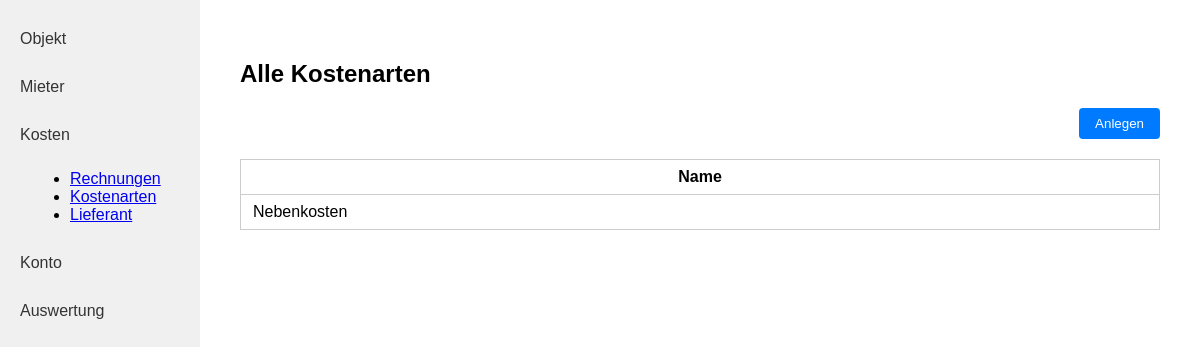
/kostenarten/, run on an earlier commit of the app's database.
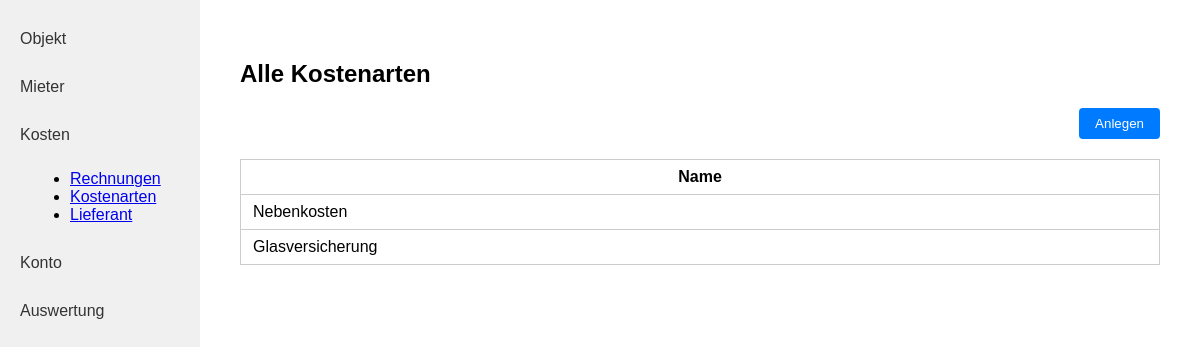
And on a later commit of the database.
### kostenpruefung_mietobjekte_app/models.py (models this page shows, shortened)
class Rechnungsart(models.Model):
    created_by = models.ForeignKey(User, on_delete=models.CASCADE, related_name="rechnungsarten_created", null=True, blank=True)
    name = models.CharField(max_length=255)

### kostenpruefung_mietobjekte_app/views.py (the view)
# urls.py: path('kostenarten/', kostenarten, name='kostenarten'),
def kostenarten(request):
    kostenarten = Rechnungsart.objects.all()
    return render(request, 'kostenpruefung_mietobjekte_app/kostenarten.html', {'kostenarten': kostenarten})

### kostenpruefung_mietobjekte_app/templates/kostenpruefung_mietobjekte_app/kostenarten.html (shortened to what this page needs)
{% load static %}
<!DOCTYPE html>
<html lang="de">
<head>
    <link rel="stylesheet" href="{% static 'kostenpruefung_mietobjekte_app/style.css' %}">
</head>
<body>
<div class="flex-container">
    <nav class="sidebar">
        <a class="sidebar-link" href="{% url 'objekt_index' %}">Objekt</a>
        <a class="sidebar-link" href="{% url 'mieter' %}">Mieter</a>
        <a class="sidebar-link" href="#">Kosten</a>
        <ul style="list-style-type: disc; margin-left: 30px; margin-bottom: 20px;">
            <li><a href="{% url 'rechnungen' %}">Rechnungen</a></li>
            <li><a href="{% url 'kostenarten' %}">Kostenarten</a></li>
            <li><a href="{% url 'lieferanten' %}">Lieferant</a></li>
        </ul>
        <a class="sidebar-link" href="{% url 'konto' %}">Konto</a>
        <a class="sidebar-link" href="#">Auswertung</a>
    </nav>
    <div class="main-content">
        <h2>Alle Kostenarten</h2>
        <form action="{% url 'rechnungsart_create' %}" method="get" style="margin-bottom: 16px;">
            <button class="action-btn" type="submit">Anlegen</button>
        </form>
        <table class="object-table">
            <tr>
                <th>Name</th>
            </tr>
            {% for k in kostenarten %}
            <tr>
                <td>{{ k.name }}</td>
            </tr>
            {% empty %}
            <tr>
                <td colspan="1">Keine Kostenarten vorhanden.</td>
            </tr>
            {% endfor %}
        </table>
    </div>
</div>
</body>
</html>

What changed in the data, as far as the page shows it:
added Rechnungsart: name "Glasversicherung"
